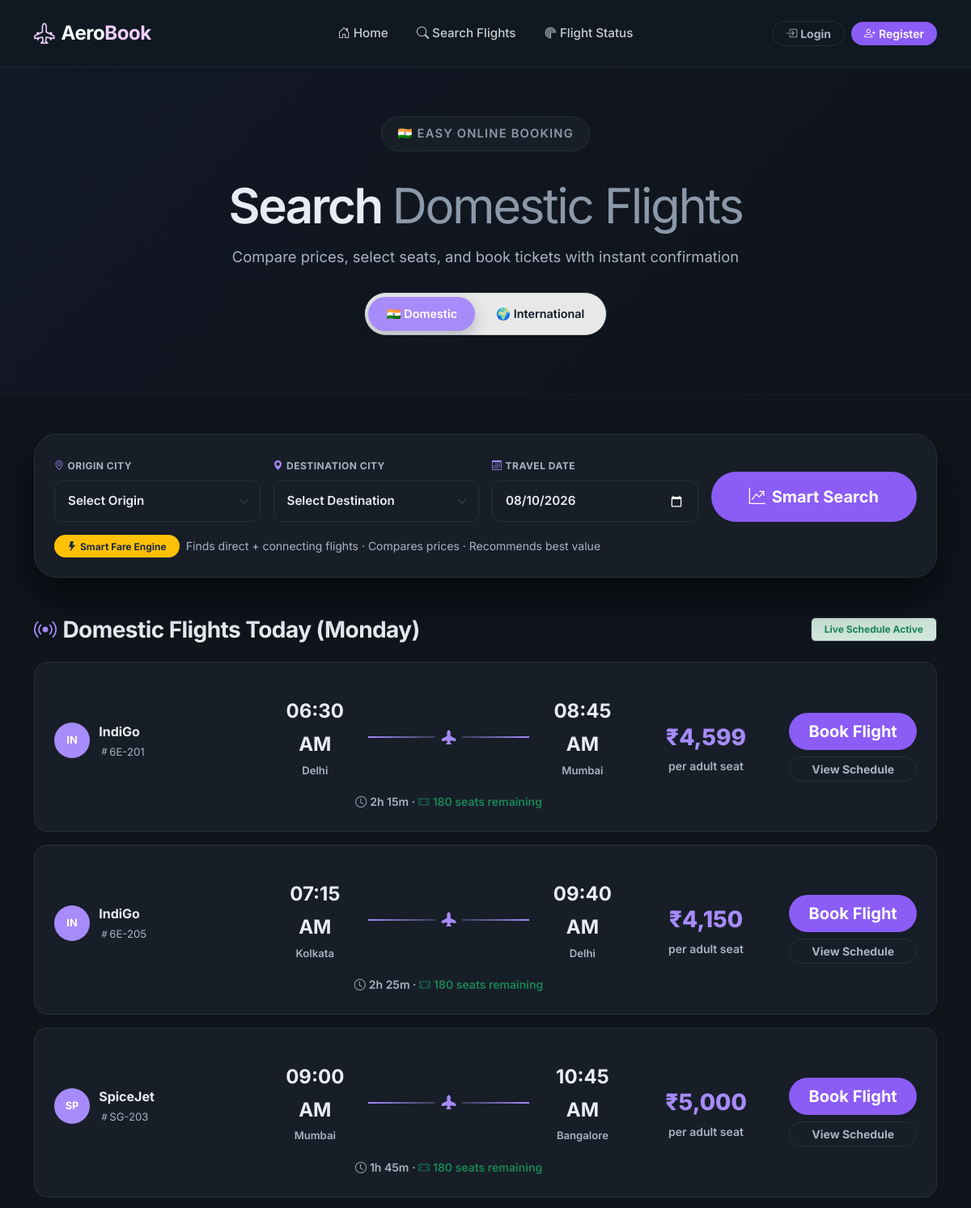
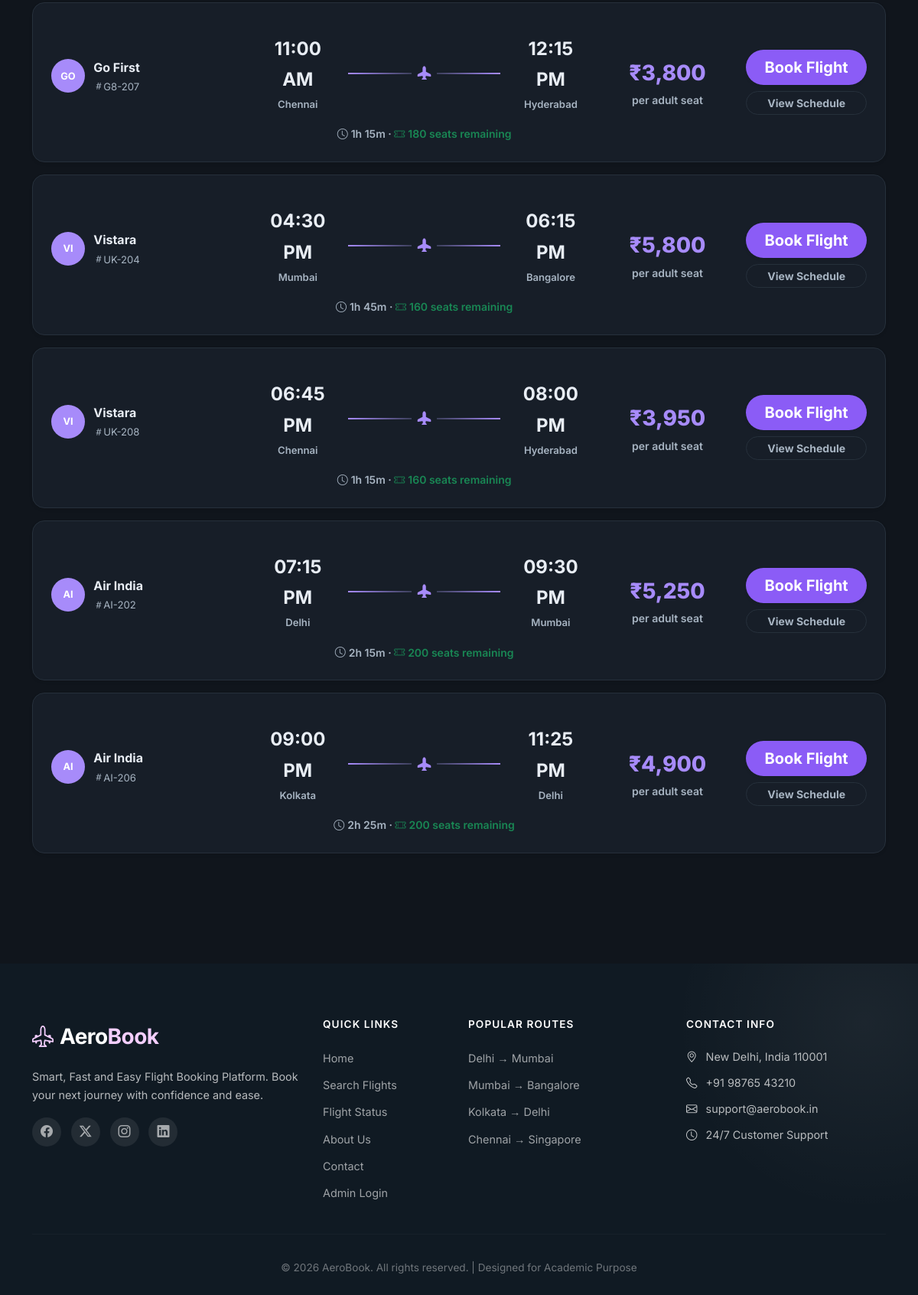
The app's page /search-flights.php with its own data (2 pictures, top to bottom).
### tables this page shows
CREATE TABLE IF NOT EXISTS flights (
    flight_id INT AUTO_INCREMENT PRIMARY KEY,
    airline_name VARCHAR(100) NOT NULL,
    flight_number VARCHAR(20) NOT NULL UNIQUE,
    source VARCHAR(100) NOT NULL,
    destination VARCHAR(100) NOT NULL,
    departure_time DATETIME NOT NULL,
    arrival_time DATETIME NOT NULL,
    total_seats INT NOT NULL DEFAULT 180,
    seats_available INT NOT NULL DEFAULT 180,
    price DECIMAL(10, 2) NOT NULL,
    status ENUM('Scheduled', 'Delayed', 'Cancelled', 'Completed') DEFAULT 'Scheduled',
    created_at TIMESTAMP DEFAULT CURRENT_TIMESTAMP,
     
     
     
    CONSTRAINT chk_flights_seats CHECK (seats_available <= total_seats)
);

### includes/FlightHelper.php (called while the page is built, shortened)
<?php
if (!defined('AEROBOOK_FLIGHT_HELPER')) {
function getTodaysFlights($date) {
    global $conn;
    $stmt = mysqli_prepare($conn, "SELECT * FROM flights WHERE status='Scheduled' AND seats_available > 0 AND DAYOFWEEK(departure_time) = DAYOFWEEK(?) ORDER BY TIME(departure_time) ASC");
    mysqli_stmt_bind_param($stmt, "s", $date);
    mysqli_stmt_execute($stmt);
    $result = mysqli_stmt_get_result($stmt);
    $flights = [];
    while ($row = mysqli_fetch_assoc($result)) $flights[] = $row;
    return $flights;
}
}

### includes/functions.php (called while the page is built, shortened)
<?php
function formatPrice($price) {
    return '₹' . number_format((float) $price, 0);
}
function formatTime($datetime) {
    return date('h:i A', strtotime($datetime));
}
function calcDuration($departure, $arrival) {
    $dep = new DateTime($departure);
    $arr = new DateTime($arrival);
    $diff = $dep->diff($arr);
    return $diff->h . 'h ' . $diff->i . 'm';
}
function airlineInitials($name) {
    return strtoupper(substr($name, 0, 2));
}
function isDomesticRoute($source, $destination) {
    $src = trim($source);
    $dst = trim($destination);
    return in_array($src, INDIAN_CITIES) && in_array($dst, INDIAN_CITIES);
}
function filterFlightsByRegion($flights, $region) {
    if ($region === 'domestic') {
        return array_values(array_filter($flights, function($f) {
            return isDomesticRoute($f['source'], $f['destination']);
        }));
    }
    return $flights;
}
function getTodaysFlightsRegion($date, $region = '') {
    return filterFlightsByRegion(getTodaysFlights($date), $region);
}

### search-flights.php (the view, shortened to what this page needs)
<?php
require_once 'includes/header.php';
$region = trim($_GET['region'] ?? 'domestic');
$isDomestic = ($region === 'domestic');
$regionIcon = $isDomestic ? '🇮🇳' : '🌍';
?>
<div class="page-hero-lite">
    <div class="container">
        <span class="kicker"><?php echo $regionIcon; ?> Easy online booking</span>
        <h1>Search <span class="dim"><?php echo $isDomestic ? 'Domestic' : 'International'; ?> Flights</span></h1>
        <p>Compare prices, select seats, and book tickets with instant confirmation</p>
        <div class="pill-tabs">
            <a href="?region=domestic" class="<?php echo $isDomestic ? 'active' : ''; ?>">🇮🇳 Domestic</a>
            <a href="?region=international" class="<?php echo !$isDomestic ? 'active' : ''; ?>">🌍 International</a>
        </div>
    </div>
</div>
<div class="container py-5">
    <div class="search-panel p-4 mb-5" style="margin-top:0; background: var(--surface-card);">
        <form action="<?php echo BASE_URL; ?>fare-results.php" method="GET" class="needs-loading">
            <div class="row g-3 align-items-end">
                <div class="col-md-3">
                    <label class="form-label uppercase-label text-muted mb-2"><i class="bi bi-geo-alt me-1 text-accent"></i>Origin City</label>
                    <select name="source" class="form-select form-select-lg fw-semibold" required>
                        <option value="">Select Origin</option>
                    </select>
                </div>
                <div class="col-md-3">
                    <label class="form-label uppercase-label text-muted mb-2"><i class="bi bi-geo-alt-fill me-1 text-accent"></i>Destination City</label>
                    <select name="destination" class="form-select form-select-lg fw-semibold" required>
                        <option value="">Select Destination</option>
                    </select>
                </div>
                <div class="col-md-3">
                    <label class="form-label uppercase-label text-muted mb-2"><i class="bi bi-calendar3 me-1 text-accent"></i>Travel Date</label>
                    <input type="date" name="travel_date" class="form-control form-control-lg fw-semibold" min="<?php echo date('Y-m-d'); ?>" value="<?php echo date('Y-m-d'); ?>">
                </div>
                <div class="col-md-3">
                    <button type="submit" class="btn btn-accent btn-lg w-100 fw-bold py-3 rounded-pill"><i class="bi bi-graph-up-arrow me-2"></i>Smart Search</button>
                </div>
            </div>
            <div class="row mt-3">
                <div class="col-12">
                    <div class="d-flex align-items-center gap-2 flex-wrap">
                        <span class="badge bg-warning text-dark px-3 py-2 fw-bold rounded-pill"><i class="bi bi-lightning-fill me-1"></i>Smart Fare Engine</span>
                        <small class="text-muted">Finds direct + connecting flights · Compares prices · Recommends best value</small>
                    </div>
                </div>
            </div>
        </form>
    </div>
    <?php
    $today_date = date('Y-m-d');
    $today_day = date('l');
    ?>
    <div class="d-flex justify-content-between align-items-center mb-4">
        <h3 class="fw-bold mb-0"><i class="bi bi-broadcast me-2 text-accent"></i><?php echo $isDomestic ? 'Domestic' : 'International'; ?> Flights Today (<?php echo $today_day; ?>)</h3>
        <span class="badge bg-success-subtle text-success border border-success px-3 py-2 fw-bold">Live Schedule Active</span>
    </div>
    <?php
    $flights = getTodaysFlightsRegion($today_date, $region);
    if (!empty($flights)): foreach ($flights as $f): ?>
    <div class="flight-card hover-lift p-4 mb-3 border rounded-4 bg-white shadow-sm">
        <div class="row align-items-center">
            <div class="col-md-3">
                <div class="flight-airline">
                    <div class="airline-logo bg-primary text-white rounded-circle fw-extrabold d-flex align-items-center justify-content-center" style="width: 44px; height: 44px;">
                        <?php echo airlineInitials($f['airline_name']); ?>
                    </div>
                    <div>
                        <div class="airline-name fw-bold text-dark fs-6"><?php echo htmlspecialchars($f['airline_name']); ?></div>
                        <div class="flight-number text-muted small"><i class="bi bi-hash"></i><?php echo htmlspecialchars($f['flight_number']); ?></div>
                    </div>
                </div>
            </div>
            <div class="col-md-5">
                <div class="flight-route">
                    <div class="route-point">
                        <div class="route-time fw-extrabold fs-4 text-dark"><?php echo formatTime($f['departure_time']); ?></div>
                        <div class="route-city text-muted small fw-semibold"><?php echo htmlspecialchars($f['source']); ?></div>
                    </div>
                    <div class="route-line"><i class="bi bi-airplane-fill"></i></div>
                    <div class="route-point">
                        <div class="route-time fw-extrabold fs-4 text-dark"><?php echo formatTime($f['arrival_time']); ?></div>
                        <div class="route-city text-muted small fw-semibold"><?php echo htmlspecialchars($f['destination']); ?></div>
                    </div>
                </div>
                <div class="route-duration text-center text-muted small fw-semibold mt-1">
                    <i class="bi bi-clock me-1"></i><?php echo calcDuration($f['departure_time'], $f['arrival_time']); ?> ·
                    <span class="text-success"><i class="bi bi-ticket-perforated me-1"></i><?php echo $f['seats_available']; ?> seats remaining</span>
                </div>
            </div>
            <div class="col-md-2 text-center my-2 my-md-0">
                <div class="flight-price text-accent fw-extrabold fs-3"><?php echo formatPrice($f['price']); ?></div>
                <small class="text-muted d-block fw-semibold">per adult seat</small>
            </div>
            <div class="col-md-2 text-end">
                <a href="<?php echo BASE_URL; ?>booking.php?flight_id=<?php echo $f['flight_id']; ?>&date=<?php echo $today_date; ?>" class="btn btn-accent btn-lg w-100 fw-bold shadow-sm mb-2">Book Flight</a>
                <a href="<?php echo BASE_URL; ?>flight-details.php?id=<?php echo $f['flight_id']; ?>&date=<?php echo $today_date; ?>" class="btn btn-outline-secondary btn-sm w-100 fw-bold">View Schedule</a>
            </div>
        </div>
    </div>
    <?php endforeach; endif; ?>
</div>
<?php require_once 'includes/footer.php'; ?>

### records on screen
flights: airline_name "IN", airline_name "IndiGo", flight_number "6E-201", departure_time "06:30 AM", source "Delhi", arrival_time "08:45 AM", destination "Mumbai", calcDuration($f['departure_time'], $f['arrival_time']) "2h 15m", seats_available "180", price "₹4,599"
flights: airline_name "IN", airline_name "IndiGo", flight_number "6E-205", departure_time "07:15 AM", source "Kolkata", arrival_time "09:40 AM", destination "Delhi", calcDuration($f['departure_time'], $f['arrival_time']) "2h 25m", seats_available "180", price "₹4,150"
flights: airline_name "SP", airline_name "SpiceJet", flight_number "SG-203", departure_time "09:00 AM", source "Mumbai", arrival_time "10:45 AM", destination "Bangalore", calcDuration($f['departure_time'], $f['arrival_time']) "1h 45m", seats_available "180", price "₹5,000"
flights: airline_name "GO", airline_name "Go First", flight_number "G8-207", departure_time "11:00 AM", source "Chennai", arrival_time "12:15 PM", destination "Hyderabad", calcDuration($f['departure_time'], $f['arrival_time']) "1h 15m", seats_available "180", price "₹3,800"
flights: airline_name "VI", airline_name "Vistara", flight_number "UK-204", departure_time "04:30 PM", source "Mumbai", arrival_time "06:15 PM", destination "Bangalore", calcDuration($f['departure_time'], $f['arrival_time']) "1h 45m", seats_available "160", price "₹5,800"
flights: airline_name "VI", airline_name "Vistara", flight_number "UK-208", departure_time "06:45 PM", source "Chennai", arrival_time "08:00 PM", destination "Hyderabad", calcDuration($f['departure_time'], $f['arrival_time']) "1h 15m", seats_available "160", price "₹3,950"
flights: airline_name "AI", airline_name "Air India", flight_number "AI-202", departure_time "07:15 PM", source "Delhi", arrival_time "09:30 PM", destination "Mumbai", calcDuration($f['departure_time'], $f['arrival_time']) "2h 15m", seats_available "200", price "₹5,250"
flights: airline_name "AI", airline_name "Air India", flight_number "AI-206", departure_time "09:00 PM", source "Kolkata", arrival_time "11:25 PM", destination "Delhi", calcDuration($f['departure_time'], $f['arrival_time']) "2h 25m", seats_available "200", price "₹4,900"

### other values on screen
$regionIcon "🇮🇳"
